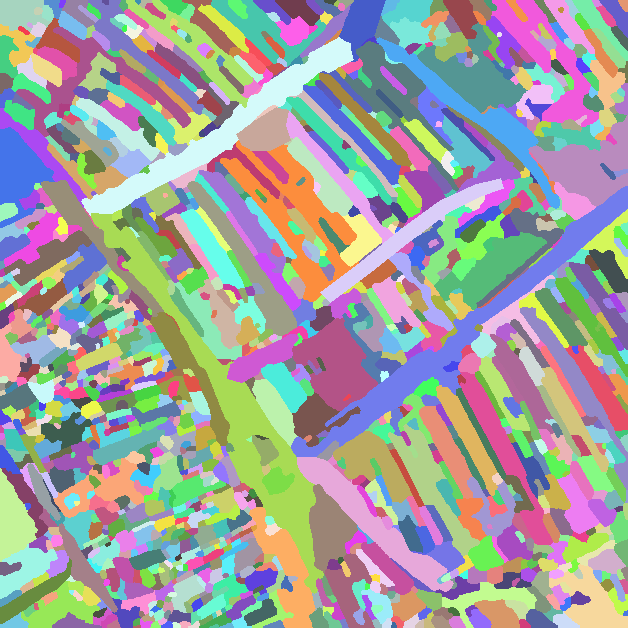
#> input picture daten/landseg/H0/a-alles-frei/abgabe/r0c1/labels.tif, 628 x 628 px, found by its file name
$ python plan_v1.py
#> lines starting #> are read from the running program, lines starting #| are printed output that depends on the picture
### daten/landseg/H0/b-kategorien-frei/urteil/r0c1/v4/werk.py
"""Hilfen fuer das Urteil r0c1 (Fassung B): Ansichten, Statistik, Masken -> Polygone."""
import json, sys
import numpy as np, cv2, tifffile
from PIL import Image, ImageDraw, ImageFont
from scipy import ndimage

H0 = "C:/Users/Phil/Developement/Victor/daten/landseg/H0"
LAB = H0 + "/b-kategorien-frei/r0c1/labels.tif"
SEG = H0 + "/b-kategorien-frei/r0c1/segmente.json"
BILD = H0 + "/teilkacheln/r0c1.png"
FONT = "C:/Windows/Fonts/arial.ttf"

def lade():
    lab = tifffile.imread(LAB).astype(np.uint32)
#> lab is the input picture: shape (628, 628) uint32; 1363 distinct labels, from 1 to 1363
    img = np.array(Image.open(BILD).convert("L"))
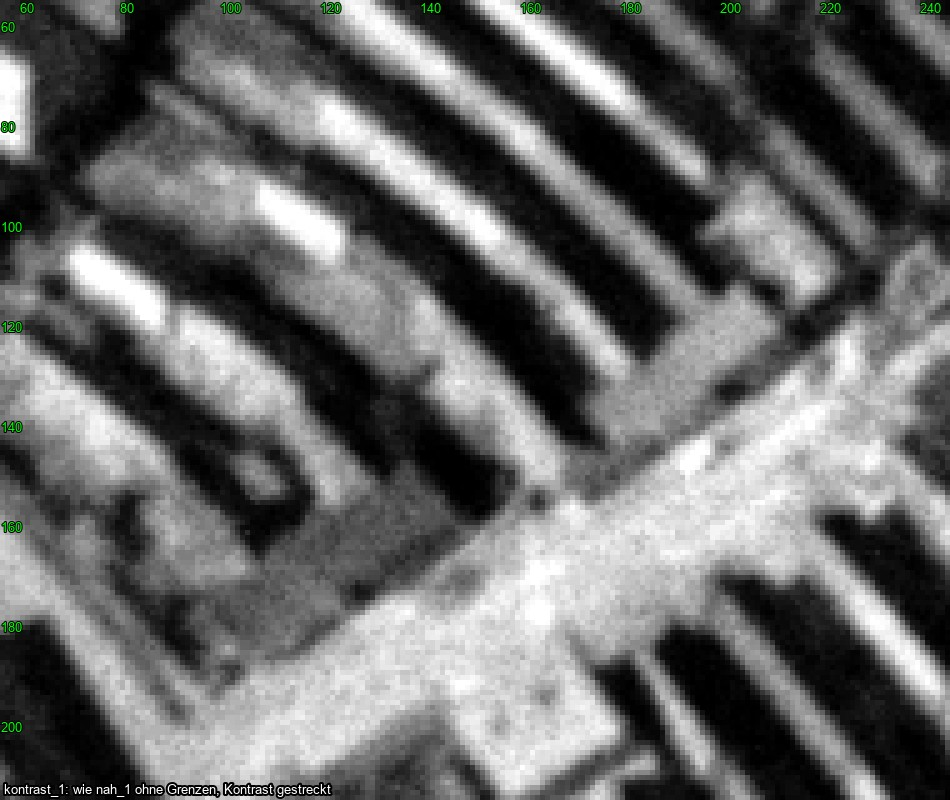
#> input picture daten/landseg/H0/b-kategorien-frei/urteil/r0c1/v1/kontrast_1.jpg, 950 x 800 px, given in place of r0c1.png, which was not available
    seg = json.load(open(SEG, encoding="utf-8"))
#> (reads daten/landseg/T0/fassung-c/abgabe/r0c1/segmente.json from the repository)
    return lab, img, {s["id"]: s for s in seg["segmente"]}

# [65 lines left out: functions grenzen, ansicht, stat, maske_zu_polygonen, not called in this run]

# [2 lines that do not run on import are left out]

KERN = (64, 64, 564, 564)

# [67 lines left out: functions zerlegen, regionen_bild, not called in this run]

def zerlegen_ws(sid, t_hell, t_dunkel, sigma=1.2, minfl=40, ero=(2, 3, 2), minmark=12, bereich=None,
                extra_marken=None):
    """Wie zerlegen, aber Marken aus erodierten Grautonklassen und Wasserscheide auf dem Gradienten:
    Grenzen liegen auf der Bildkante, Saeume (Uebergaenge) fallen an die naechste Klasse.
    extra_marken: Liste (polygon, art) fuer Marken von Hand (z. B. Vorplatz)."""
    from skimage.segmentation import watershed
    lab, img, _ = lade()
    kern = np.zeros(lab.shape, bool); kern[KERN[1]:KERN[3], KERN[0]:KERN[2]] = True
    if bereich is not None:
        b = np.zeros(lab.shape, np.uint8); cv2.fillPoly(b, [np.array(bereich, np.int32)], 1); kern &= b.astype(bool)
    m = (lab == sid) & kern
    s = ndimage.gaussian_filter(img.astype(float), sigma)
    gr = np.hypot(ndimage.sobel(s, 0), ndimage.sobel(s, 1))
    art = np.where(s >= t_hell, 3, np.where(s <= t_dunkel, 1, 2)); art[~m] = 0
    mark = np.zeros(lab.shape, np.int32); arten = {}; n = 0
    st = [[0,1,0],[1,1,1],[0,1,0]]
    for a, r in zip((1, 2, 3), ero):
        e = ndimage.binary_erosion(art == a, structure=st, iterations=r) if r else (art == a)
        l, k = ndimage.label(e, structure=st)
        for i in range(1, k+1):
            if (l == i).sum() >= minmark:
                n += 1; mark[l == i] = n; arten[n] = a
    if extra_marken:
        for poly, a in extra_marken:
            pm = np.zeros(lab.shape, np.uint8); cv2.fillPoly(pm, [np.array(poly, np.int32)], 1)
            pm = pm.astype(bool) & m
            n += 1; mark[pm] = n; arten[n] = a
    reg = watershed(gr, markers=mark, mask=m, connectivity=1)
    # nicht erreichte Inseln (ohne Marke) an Nachbarn
    rest = m & (reg == 0)
    if rest.any():
        l, k = ndimage.label(rest, structure=st)
        for i in range(1, k+1):
            n += 1; reg[l == i] = n; arten[n] = int(np.bincount(art[l == i]).argmax())
    # Zusammenhang: zerfallene Regionen aufteilen
    for j in list(arten):
        l, k = ndimage.label(reg == j, structure=st)
        for i in range(2, k+1):
            n += 1; reg[l == i] = n; arten[n] = arten[j]
    # kleine an Nachbarn mit laengster Grenze
    while True:
        fl = np.bincount(reg.ravel(), minlength=n+1)
        klein = [r for r in arten if 0 < fl[r] < minfl]
        if not klein: break
        r = min(klein, key=lambda r: fl[r])
        mm = reg == r
        dil = ndimage.binary_dilation(mm, structure=st) & ~mm
        nb = reg[dil]; nb = nb[nb > 0]
        if len(nb) == 0: break
        reg[mm] = np.bincount(nb).argmax()
    ids = [r for r in np.unique(reg) if r > 0]
    neu = np.zeros_like(reg); na = {}
    for j, r in enumerate(ids, 1):
        neu[reg == r] = j; na[j] = arten[r]
    for j in na:
        _, k = ndimage.label(neu == j, structure=st)
        assert k == 1, (j, k)
    return neu, na

# [60 lines left out: functions gleichartige_vereinen, plan_schritte, simulieren, not called in this run]

VB = H0 + "/viertel/r0c1"
GROB_FARBE = {"Bebaut": (230, 60, 40), "Verkehrsfläche": (200, 200, 200), "Freifläche": (80, 200, 60),
              "Schatten": (40, 60, 200), "Gehölz": (0, 120, 0), "Unklar": (230, 0, 230)}

# [4 lines left out: function _basis, not called in this run]

def _text(d, xy, t, font, farbe=(255, 255, 255)):
    d.text(xy, t, fill=farbe, font=font, stroke_width=2, stroke_fill=(0, 0, 0))

# [100 lines left out: functions ergebnisbilder, urteil_schreiben, not called in this run]

KLASSEN = {
 "Bebaut": ("grob", None, "Gebäude; in der Draufsicht scharf begrenzte Dachflächen mit Schattenwurf"),
 "Verkehrsfläche": ("grob", None, "helle, gleichmäßige, bandförmige oder offene Flächen für Verkehr"),
 "Freifläche": ("grob", None, "unbebaute Flächen an Häusern: Hof, Garten, Randstreifen; mittelgrau, unruhig"),
 "Gehölz": ("grob", None, "Bäume und Sträucher: körnig-fleckig, rundliche Kronen mit Eigenschatten"),
 "Schatten": ("grob", None, "sehr dunkle Fläche (Grauwert unter etwa 60), Boden darunter nicht erkennbar"),
 "Unklar": ("grob", None, "Grauton und Form erlauben auf dem Schwarz-Weiß-Scan keine Zuordnung"),
 "Gebäude": ("mittel", "Bebaut", "scharf begrenzte helle bis mittelgraue Dachfläche, Schatten auf der sonnenabgewandten Seite"),
 "Straße": ("mittel", "Verkehrsfläche", "breites helles durchgehendes Band zwischen den Häuserzeilen"),
 "Straßenrand": ("mittel", "Verkehrsfläche", "schmaler Streifen längs der Fahrbahn, Grauton etwas anders als die Fahrbahn"),
 "Platz": ("mittel", "Verkehrsfläche", "helle ebene Fläche ohne Schattenwurf, offen an die Straße angeschlossen"),
 "Hof oder Vorgarten": ("mittel", "Freifläche", "mittelgraue, leicht fleckige Fläche zwischen Hausgiebeln und Straße oder zwischen Häusern"),
 "Garten": ("mittel", "Freifläche", "mittel- bis dunkelgraue, fein gemusterte Fläche hinter den Häusern"),
 "Baum oder Strauch": ("mittel", "Gehölz", "rundliche dunkle Krone mit hellem Rand und eigenem Schatten"),
 "Schlagschatten": ("mittel", "Schatten", "dunkler Streifen auf der Schattenseite eines Gebäudes"),
 "Halbschatten": ("mittel", "Unklar", "mittelgrauer Streifen zwischen heller Dachseite und Schatten: Dachseite im Schatten oder Hof"),
 "Langhaus, Dach Sonnenseite": ("fein", "Gebäude", "langer schmaler heller Streifen quer zur Straße in der Reihe der Streckhöfe"),
 "Querbau an der Straße": ("fein", "Gebäude", "heller Block am Straßenende eines Langhauses, quer gestellt"),
 "Nebengebäude, helles Dach": ("fein", "Gebäude", "kurzer, sehr heller rechteckiger Block mit Schatten daneben"),
 "Wohnhaus, helles Dach": ("fein", "Gebäude", "breiter heller Block mit klarer Traufkante"),
 "Dorfstraße": ("fein", "Straße", "Fahrbahn der Ortsstraße, Belag auf dem Scan nicht bestimmbar"),
 "Randstreifen (Bankett oder Gehweg)": ("fein", "Straßenrand", "heller Streifen neben der Fahrbahn, durch feine Linie abgesetzt"),
 "Vorplatz": ("fein", "Platz", "heller ebener Platz vor den Häusern an der Straße"),
 "Hof oder Vorgarten": None,
 "Strauch am Straßenrand": ("fein", "Baum oder Strauch", "kleiner dunkler Fleck am Fahrbahnrand mit Schatten"),
 "Schatten zwischen Häusern": ("fein", "Schlagschatten", "sehr dunkles Band zwischen zwei Langhäusern"),
 "Dachseite oder Hof": ("fein", "Halbschatten", "mittelgraues Band neben einem hellen Dachstreifen"),
}
KLASSEN["Hof oder Vorgarten"] = ("mittel", "Freifläche", "mittelgraue, leicht fleckige Fläche zwischen Hausgiebeln und Straße oder zwischen Häusern")

# [40 lines left out: functions klassen_frei_liste, behalten_waehlen, regionen_info, not called in this run]

def _vier_zus(m):
    _, k = ndimage.label(m, structure=[[0,1,0],[1,1,1],[0,1,0]])
    return k == 1

# [68 lines left out: functions plan_schritte2, simulieren2, not called in this run]

KLASSEN.update({
 "Randstreifen": ("mittel", "Freifläche", "schmaler unbefestigter Streifen zwischen Fahrbahn und Häusern"),
 "Randstreifen, dunkel (Bewuchs?)": ("fein", "Randstreifen", "dunkelgrauer Fleck am Fahrbahnrand, wohl Gras oder Gestrüpp"),
 "Weg": ("mittel", "Verkehrsfläche", "schmales helles Band, schmaler als eine Straße"),
 "Gasse": ("fein", "Weg", "schmaler heller Durchgang quer durch einen Häuserblock, Kante auf einer Seite scharf"),
 "Hofweg": ("fein", "Weg", "schmaler heller Streifen innerhalb der Höfe"),
 "Halle oder Scheune, helles Dach": ("fein", "Gebäude", "sehr großes, sehr helles Dach mit klaren Kanten"),
 "Garten, dunkel (Bäume oder Schatten)": ("fein", "Garten", "dunkle fleckige Fläche am Ende der Grundstücke, Bäume und Schatten ineinander"),
 "Garten, fein gemustert": ("fein", "Garten", "große gleichmäßig fein gemusterte Fläche, wohl Beete oder Obstbäume"),
 "Hecke": ("fein", "Baum oder Strauch", "schmales dunkles Band längs einer Grundstücksgrenze"),
 "Gebüsch": ("fein", "Baum oder Strauch", "dunkle, fleckige, unregelmäßige Fläche"),
 "Baum": ("fein", "Baum oder Strauch", "einzelne dunkle rundliche Krone"),
 "Schatten oder Baumgruppe": ("fein", "Schlagschatten", "große, sehr dunkle Fläche ohne Binnenmuster"),
 "Unklar": ("mittel", "Unklar", "Fleck ohne eindeutiges Merkmal"),
 "heller Fleck im Hof": ("fein", "Unklar", "kleiner heller Fleck in einer Hoffläche"),
 "heller runder Fleck": ("fein", "Unklar", "heller rundlicher Fleck ohne Schatten"),
 "Gehölz am Straßenrand": ("fein", "Baum oder Strauch", "dunkle Kronen längs einer Straße"),
 "Baumreihe": ("fein", "Baum oder Strauch", "Reihe dunkler rundlicher Kronen mit Schatten längs eines Weges"),
 "Acker oder Wiese": ("mittel", "Freifläche", "große gleichmäßige Fläche ohne Gebäude"),
})

# [12 lines left out: function klassen_frei_liste, not called in this run]

GEB = ("Bebaut", "Gebäude", "Langhaus, Dach Sonnenseite")
SCH = ("Schatten", "Schlagschatten", "Schatten zwischen Häusern")
HALB = ("Unklar", "Halbschatten", "Dachseite oder Hof")
HOF = ("Freifläche", "Hof oder Vorgarten", "Hof oder Vorgarten")
STR = ("Verkehrsfläche", "Straße", "Dorfstraße")
RAND = ("Verkehrsfläche", "Straßenrand", "Randstreifen (Bankett oder Gehweg)")

### daten/landseg/H0/b-kategorien-frei/urteil/r0c1/v1/plan_v1.py
from werk import *
import pickle
lab, img, seg = lade()
#> seg = 272 items
r4, a4 = zerlegen_ws(200004, 120, 60, sigma=1.2, minfl=50); r4, a4 = gleichartige_vereinen(r4, a4)
#> in zerlegen_ws, `m = (lab == sid) & kern`: m: shape (628, 628) bool; every value is 0
#> in zerlegen_ws, `gr = np.hypot(ndimage.sobel(s, 0), ndimage.sobel(s, 1))`:
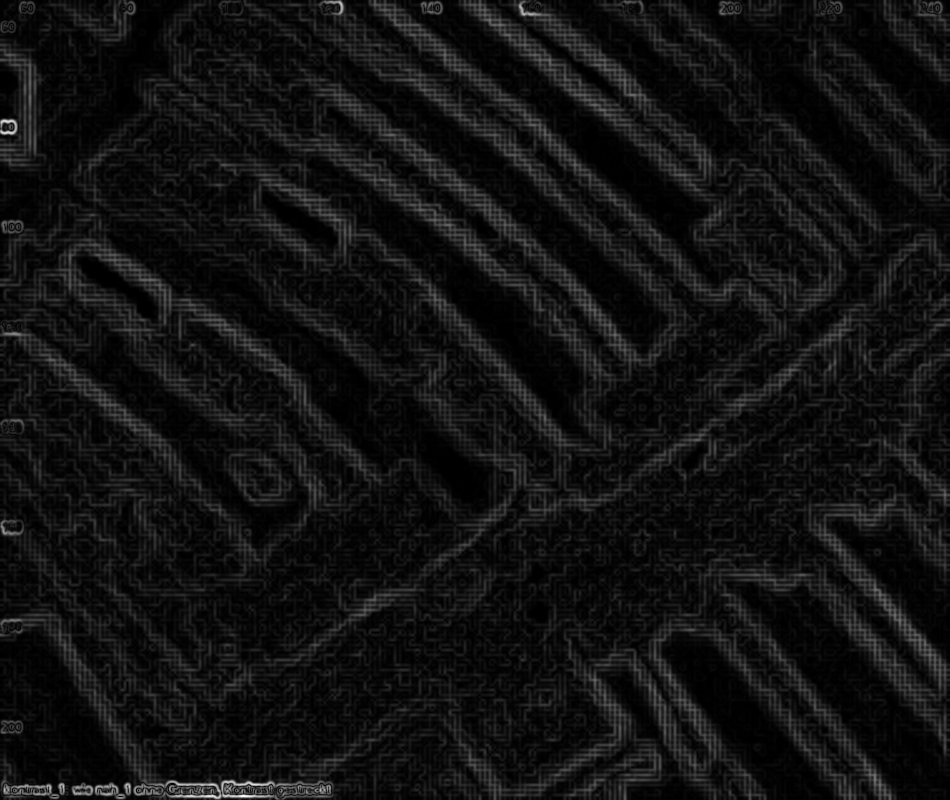
#> gr: shape (800, 950) float64; min 0, max 450.8, mean 32.3; drawn with min black and max white
#> in zerlegen_ws, `art = np.where(s >= t_hell, 3, np.where(s <= t_dunkel, 1, 2))`:
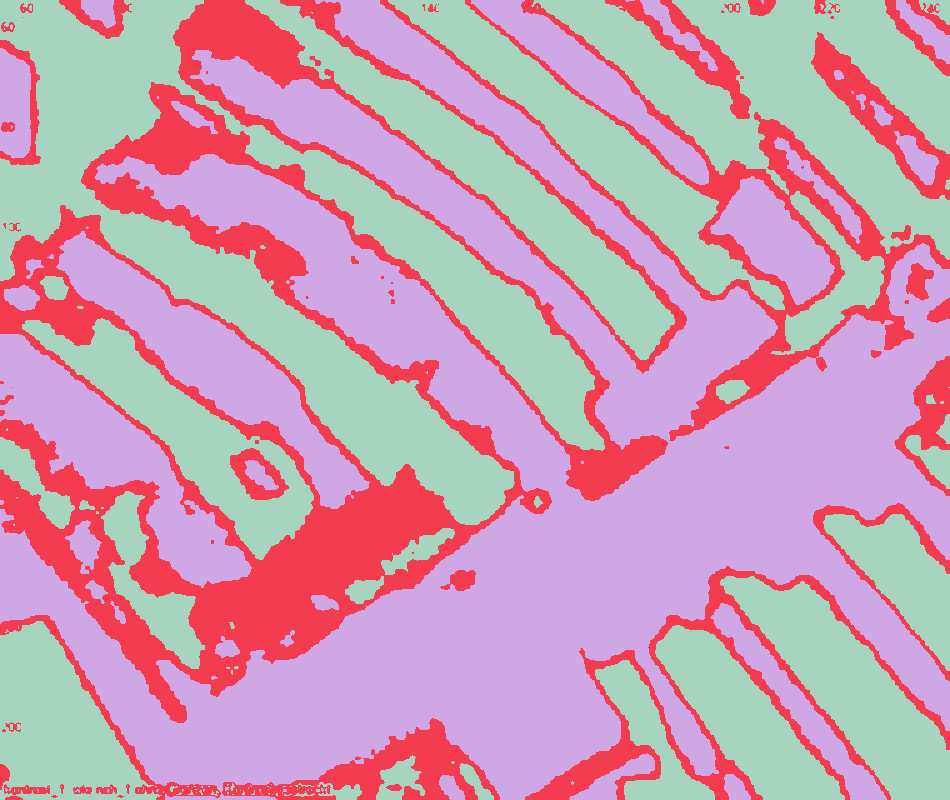
#> art: shape (800, 950) int64; 3 distinct labels, from 1 to 3; one colour per label, 0 black
#> (the run stopped early here; a loop or call above may not have finished)
